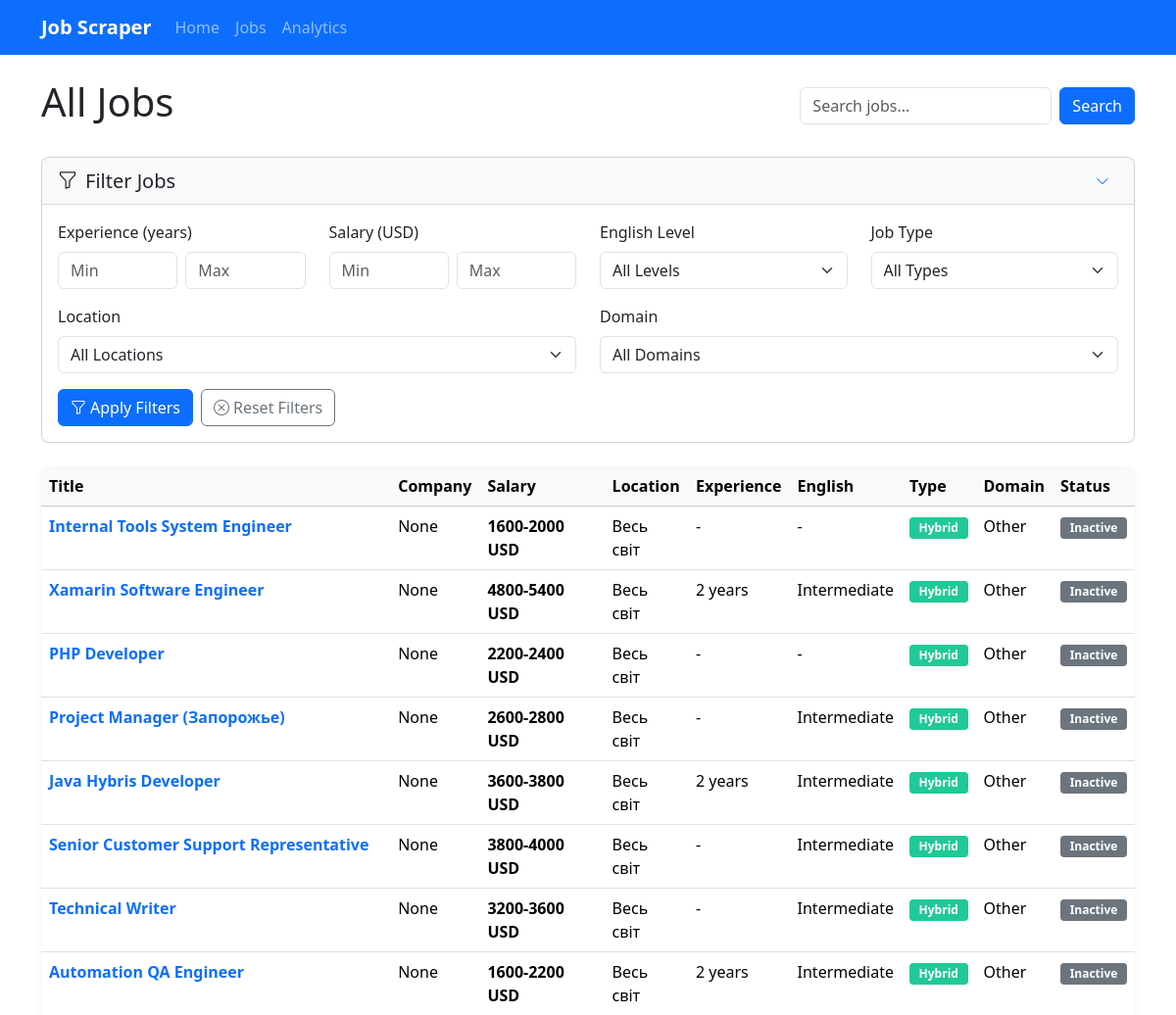
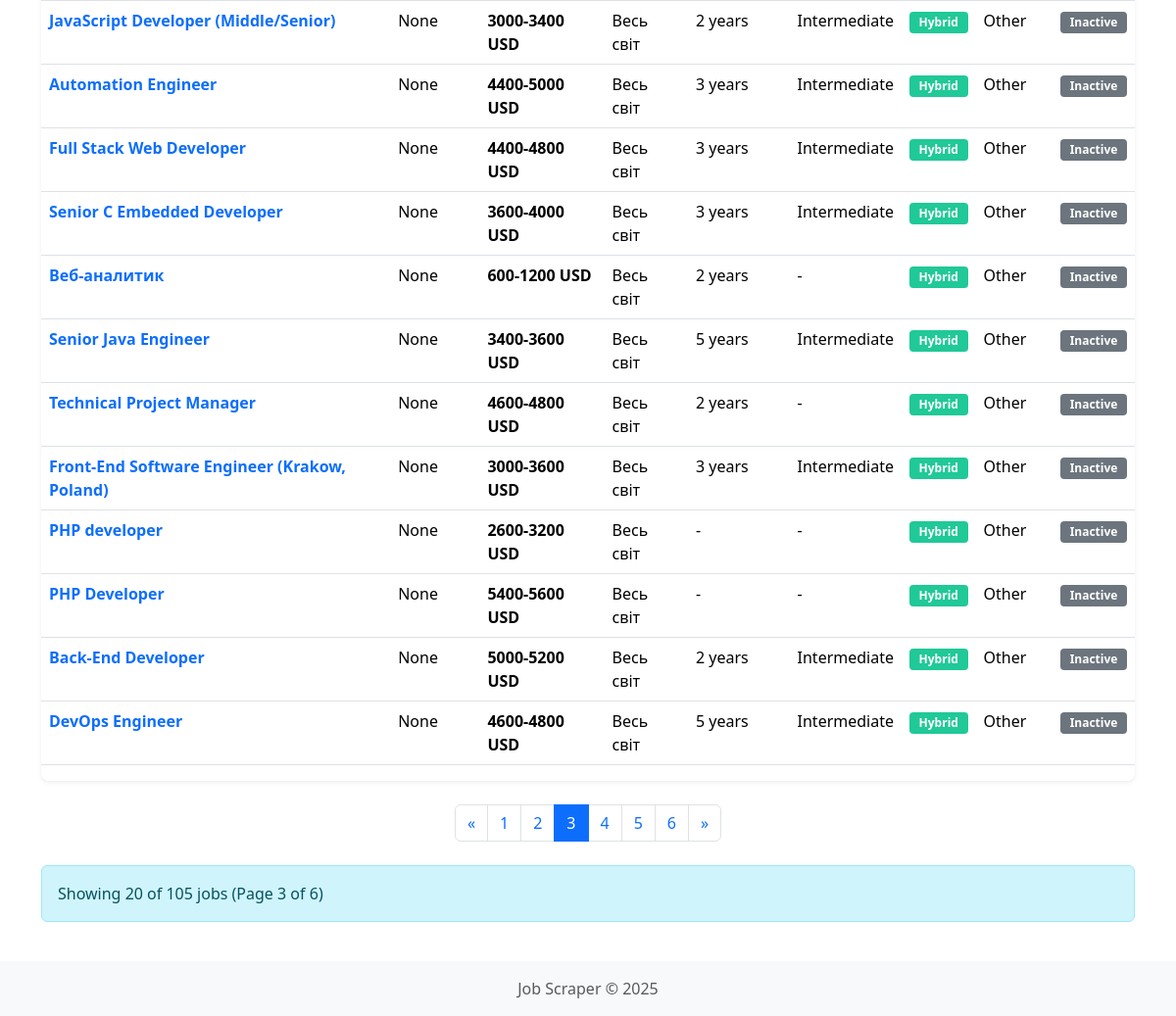
The page /jobs?query=&page=3&experience_min=&experience_max=&salary_min=&salary_max=&english_level=&location=&job_type=&domain= on the database its author committed (2 pictures, top to bottom).
### database/models.py (models this page shows)
class Job(Base):
    __tablename__ = 'jobs'
    id = Column(Integer, primary_key=True)
    job_id = Column(String(50), unique=True)
    title = Column(String(255))
    title_en = Column(String(255))
    company_name = Column(String(255))
    company_name_en = Column(String(255))
    salary_min = Column(Float, nullable=True)
    salary_max = Column(Float, nullable=True)
    currency = Column(String(3), default='USD')
    description = Column(Text)
    description_en = Column(Text)
    location = Column(String(255))
    location_en = Column(String(255))
    experience_years = Column(Integer, nullable=True)
    english_level = Column(String(50), nullable=True)
    job_type = Column(String(50))  # Remote, Office, Hybrid
    employment_type = Column(String(50))  # Full-time, Part-time, Contract
    category = Column(String(100))
    category_en = Column(String(100))
    domain = Column(String(100), nullable=True)
    domain_en = Column(String(100), nullable=True)
    url = Column(String(255))
    posted_date = Column(DateTime, nullable=True)
    created_at = Column(DateTime, server_default=func.now())
    updated_at = Column(DateTime, server_default=func.now(), onupdate=func.now())
    is_active = Column(Boolean, default=True)
    def to_dict(self):
        return {
            'id': self.id,
            'job_id': self.job_id,
            'title': self.title_en or self.title,
            'company_name': self.company_name_en or self.company_name,
            'salary_min': self.salary_min,
            'salary_max': self.salary_max,
            'currency': self.currency,
            'description': self.description_en or self.description,
            'location': self.location_en or self.location,
            'experience_years': self.experience_years,
            'english_level': self.english_level,
            'job_type': self.job_type,
            'employment_type': self.employment_type,
            'category': self.category_en or self.category,
            'domain': self.domain_en or self.domain,
            'url': self.url,
            'posted_date': self.posted_date.isoformat() if self.posted_date else None,
            'created_at': self.created_at.isoformat() if self.created_at else None,
            'updated_at': self.updated_at.isoformat() if self.updated_at else None,
            'is_active': self.is_active
        }

### web/routes.py (the view)
    @web_bp.route('/jobs', methods=['GET'])
    def jobs():
        page = request.args.get('page', 1, type=int)
        per_page = request.args.get('per_page', 20, type=int)
        query = request.args.get('query', '')
        experience_min = request.args.get('experience_min', '', type=str)
        experience_max = request.args.get('experience_max', '', type=str)
        salary_min = request.args.get('salary_min', '', type=str)
        salary_max = request.args.get('salary_max', '', type=str)
        english_level = request.args.get('english_level', '')
        location = request.args.get('location', '')
        job_type = request.args.get('job_type', '')
        domain = request.args.get('domain', '')
        if query:
            all_jobs = db.search_jobs(query)
        else:
            all_jobs = db.get_all_jobs()
        filtered_jobs = []
        for job in all_jobs:
            if experience_min and (not job.get('experience_years') or job['experience_years'] < int(experience_min)):
                continue
            if experience_max and (not job.get('experience_years') or job['experience_years'] > int(experience_max)):
                continue
            if salary_min and (not job.get('salary_min') or job['salary_min'] < float(salary_min)):
                continue
            if salary_max and (not job.get('salary_max') or job['salary_max'] > float(salary_max)):
                continue
            if english_level and job.get('english_level') != english_level:
                continue
            if location and (not job.get('location') or location.lower() not in job['location'].lower()):
                continue
            if job_type and job.get('job_type') != job_type:
                continue
            if domain and job.get('domain') != domain:
                continue
            filtered_jobs.append(job)
        filter_metadata = {
            'english_levels': sorted(list(set(job.get('english_level') for job in all_jobs if job.get('english_level')))),
            'locations': sorted(list(set(job.get('location') for job in all_jobs if job.get('location')))),
            'job_types': sorted(list(set(job.get('job_type') for job in all_jobs if job.get('job_type')))),
            'domains': sorted(list(set(job.get('domain') for job in all_jobs if job.get('domain')))),
        }
        total_jobs = len(filtered_jobs)
        total_pages = (total_jobs + per_page - 1) // per_page
        start_index = (page - 1) * per_page
        end_index = min(start_index + per_page, total_jobs)
        paginated_jobs = filtered_jobs[start_index:end_index]
        return render_template(
            'jobs.html',
            jobs=paginated_jobs,
            query=query,
            page=page,
            per_page=per_page,
            total_jobs=total_jobs,
            total_pages=total_pages,
            experience_min=experience_min,
            experience_max=experience_max,
            salary_min=salary_min,
            salary_max=salary_max,
            english_level=english_level,
            location=location,
            job_type=job_type,
            domain=domain,
            filter_metadata=filter_metadata
        )

### app.py (called while the page is built)
        @self.app.context_processor
        def inject_now():
            return {'now': datetime.datetime.now()}

### database/db.py (called while the page is built)
    def get_session(self):
        return self.Session()

    def get_all_jobs(self):
        session = self.get_session()
        try:
            jobs = session.query(Job).all()
            return [job.to_dict() for job in jobs]
        finally:
            session.close()

### web/templates/jobs.html (shortened to what this page needs)
{% extends 'base.html' %}
{% block content %}
<div class="d-flex justify-content-between align-items-center mb-4">
    <h1>{% if query %}Search Results for "{{ query }}"{% else %}All Jobs{% endif %}</h1>
    <form method="GET" action="{{ url_for('web.jobs') }}" class="d-flex">
        <input type="text" name="query" class="form-control me-2" placeholder="Search jobs..." value="{{ query }}">
        <button type="submit" class="btn btn-primary">Search</button>
    </form>
</div>
<div class="card filter-card mb-4">
    <div class="card-header">
        <h5 class="mb-0 d-flex justify-content-between align-items-center">
            <span>
                <i class="bi bi-funnel me-2"></i>Filter Jobs
            </span>
            <button class="btn btn-sm btn-link text-decoration-none" type="button" data-bs-toggle="collapse" data-bs-target="#filterCollapse" aria-expanded="false" aria-controls="filterCollapse">
                <i class="bi bi-chevron-down"></i>
            </button>
        </h5>
    </div>
    <div class="collapse show" id="filterCollapse">
        <div class="card-body">
            <form method="GET" action="{{ url_for('web.jobs') }}" id="filter-form">
                <div class="row">
                    <div class="col-md-6 col-lg-3 mb-3">
                        <label class="form-label">Experience (years)</label>
                        <div class="d-flex">
                            <input type="number" class="form-control me-2" name="experience_min" placeholder="Min" value="{{ experience_min }}" min="0">
                            <input type="number" class="form-control" name="experience_max" placeholder="Max" value="{{ experience_max }}" min="0">
                        </div>
                    </div>
                    <div class="col-md-6 col-lg-3 mb-3">
                        <label class="form-label">Salary (USD)</label>
                        <div class="d-flex">
                            <input type="number" class="form-control me-2" name="salary_min" placeholder="Min" value="{{ salary_min }}" min="0">
                            <input type="number" class="form-control" name="salary_max" placeholder="Max" value="{{ salary_max }}" min="0">
                        </div>
                    </div>
                    <div class="col-md-6 col-lg-3 mb-3">
                        <label class="form-label">English Level</label>
                        <select class="form-select" name="english_level">
                            <option value="" {% if not english_level %}selected{% endif %}>All Levels</option>
                        </select>
                    </div>
                    <div class="col-md-6 col-lg-3 mb-3">
                        <label class="form-label">Job Type</label>
                        <select class="form-select" name="job_type">
                            <option value="" {% if not job_type %}selected{% endif %}>All Types</option>
                        </select>
                    </div>
                    <div class="col-md-6 mb-3">
                        <label class="form-label">Location</label>
                        <select class="form-select" name="location">
                            <option value="" {% if not location %}selected{% endif %}>All Locations</option>
                        </select>
                    </div>
                    <div class="col-md-6 mb-3">
                        <label class="form-label">Domain</label>
                        <select class="form-select" name="domain">
                            <option value="" {% if not domain %}selected{% endif %}>All Domains</option>
                        </select>
                    </div>
                </div>
                <div class="d-flex gap-2">
                    <button type="submit" class="btn btn-primary">
                        <i class="bi bi-funnel me-1"></i>Apply Filters
                    </button>
                    <a href="{{ url_for('web.jobs', query=query) }}" class="btn btn-outline-secondary">
                        <i class="bi bi-x-circle me-1"></i>Reset Filters
                    </a>
                </div>
            </form>
        </div>
    </div>
</div>
{% if jobs %}
    <div class="table-responsive">
        <table class="table table-hover">
            <thead class="table-light">
                <tr>
                    <th>Title</th>
                    <th>Company</th>
                    <th>Salary</th>
                    <th>Location</th>
                    <th>Experience</th>
                    <th>English</th>
                    <th>Type</th>
                    <th>Domain</th>
                    <th>Status</th>
                </tr>
            </thead>
            <tbody>
                {% for job in jobs %}
                <tr class="job-row" data-job-id="{{ job.job_id }}">
                    <td>
                        <a href="{{ job.url }}" target="_blank" class="fw-bold text-decoration-none">
                            {{ job.title }}
                        </a>
                    </td>
                    <td>{{ job.company_name }}</td>
                    <td class="salary">
                        {% if job.salary_min or job.salary_max %}
                            {% if job.salary_min and job.salary_max %}
                                {{ job.salary_min|int }}-{{ job.salary_max|int }} {{ job.currency }}
                            {% elif job.salary_min %}
                                from {{ job.salary_min|int }} {{ job.currency }}
                            {% elif job.salary_max %}
                                up to {{ job.salary_max|int }} {{ job.currency }}
                            {% endif %}
                        {% else %}
                            -
                        {% endif %}
                    </td>
                    <td>{{ job.location }}</td>
                    <td>
                        {% if job.experience_years %}
                            {{ job.experience_years }} year{% if job.experience_years != 1 %}s{% endif %}
                        {% else %}
                            -
                        {% endif %}
                    </td>
                    <td>{{ job.english_level or '-' }}</td>
                    <td>
                        {% if job.job_type == 'Remote' %}
                            <span class="badge badge-remote">Remote</span>
                        {% elif job.job_type == 'Office' %}
                            <span class="badge badge-office">Office</span>
                        {% else %}
                            <span class="badge badge-hybrid">Hybrid</span>
                        {% endif %}
                    </td>
                    <td>{{ job.domain }}</td>
                    <td>
                        {% if job.is_active %}
                            <span class="badge bg-success">Active</span>
                        {% else %}
                            <span class="badge bg-secondary">Inactive</span>
                        {% endif %}
                    </td>
                </tr>
                {% endfor %}
            </tbody>
        </table>
    </div>
    {% if total_pages > 1 %}
    <nav aria-label="Job pagination" class="my-4">
        <ul class="pagination justify-content-center">
            <li class="page-item {% if page == 1 %}disabled{% endif %}">
                <a class="page-link" href="{{ url_for('web.jobs', query=query, page=page-1, experience_min=experience_min, experience_max=experience_max, salary_min=salary_min, salary_max=salary_max, english_level=english_level, location=location, job_type=job_type, domain=domain) }}" aria-label="Previous">
                    <span aria-hidden="true">&laquo;</span>
                </a>
            </li>
            {% set start_page = [1, page - 2]|max %}
            {% set end_page = [total_pages, page + 2]|min %}
            {% for p in range(start_page, end_page + 1) %}
                <li class="page-item {% if p == page %}active{% endif %}">
                    <a class="page-link" href="{{ url_for('web.jobs', query=query, page=p, experience_min=experience_min, experience_max=experience_max, salary_min=salary_min, salary_max=salary_max, english_level=english_level, location=location, job_type=job_type, domain=domain) }}">{{ p }}</a>
                </li>
            {% endfor %}
            {% if end_page < total_pages %}
                <li class="page-item">
                    <a class="page-link" href="{{ url_for('web.jobs', query=query, page=total_pages, experience_min=experience_min, experience_max=experience_max, salary_min=salary_min, salary_max=salary_max, english_level=english_level, location=location, job_type=job_type, domain=domain) }}">{{ total_pages }}</a>
                </li>
            {% endif %}
            <li class="page-item {% if page == total_pages %}disabled{% endif %}">
                <a class="page-link" href="{{ url_for('web.jobs', query=query, page=page+1, experience_min=experience_min, experience_max=experience_max, salary_min=salary_min, salary_max=salary_max, english_level=english_level, location=location, job_type=job_type, domain=domain) }}" aria-label="Next">
                    <span aria-hidden="true">&raquo;</span>
                </a>
            </li>
        </ul>
    </nav>
    {% endif %}
    <div class="alert alert-info">
        <p class="mb-0">
            Showing {{ jobs|length }} of {{ total_jobs }} job{% if total_jobs != 1 %}s{% endif %}
            (Page {{ page }} of {{ total_pages }})
        </p>
    </div>
{% endif %}
{% endblock %}

### static/css/styles.css (style rules this page uses)
body { display: flex; flex-direction: column; min-height: 100vh; }
.table-responsive { border-radius: 0.5rem; overflow: hidden; box-shadow: 0 0.125rem 0.25rem rgba(0, 0, 0, 0.075); }
.table thead { position: sticky; top: 0; z-index: 1; }
.job-row { cursor: pointer; }
.card { border-radius: 0.5rem; overflow: hidden; }
.card-header { border-radius: 0 !important; }
.badge { padding: 0.4em 0.8em; border-radius: 0.25rem; }
.badge-hybrid { background-color: #20c997; color: white; }

### web/templates/jobs.html (style rules this page uses)
.salary { font-weight: bold; color: #28a745; }
.badge-hybrid { background-color: #20c997; color: white; }
.filter-card { margin-bottom: 1.5rem; border-radius: 0.5rem; transition: box-shadow 0.3s ease; }
.filter-card .card-header { background-color: #f8f9fa; border-bottom: 1px solid rgba(0,0,0,0.125); }

### rows shown on the page
Job: title "Internal Tools System Engineer", company_name "None", salary_min "1600", salary_max "2000", currency "USD", location "Весь світ", english_level "-", job_type "Hybrid", domain "Other"
Job: title "Xamarin Software Engineer", company_name "None", salary_min "4800", salary_max "5400", currency "USD", location "Весь світ", experience_years "2", english_level "Intermediate", job_type "Hybrid", domain "Other"
Job: title "PHP Developer", company_name "None", salary_min "2200", salary_max "2400", currency "USD", location "Весь світ", english_level "-", job_type "Hybrid", domain "Other"
Job: title "Project Manager (Запорожье)", company_name "None", salary_min "2600", salary_max "2800", currency "USD", location "Весь світ", english_level "Intermediate", job_type "Hybrid", domain "Other"
Job: title "Java Hybris Developer", company_name "None", salary_min "3600", salary_max "3800", currency "USD", location "Весь світ", experience_years "2", english_level "Intermediate", job_type "Hybrid", domain "Other"
Job: title "Senior Сustomer Support Representative", company_name "None", salary_min "3800", salary_max "4000", currency "USD", location "Весь світ", english_level "Intermediate", job_type "Hybrid", domain "Other"
Job: title "Technical Writer", company_name "None", salary_min "3200", salary_max "3600", currency "USD", location "Весь світ", english_level "Intermediate", job_type "Hybrid", domain "Other"
Job: title "Automation QA Engineer", company_name "None", salary_min "1600", salary_max "2200", currency "USD", location "Весь світ", experience_years "2", english_level "Intermediate", job_type "Hybrid", domain "Other"
Job: title "JavaScript Developer (Middle/Senior)", company_name "None", salary_min "3000", salary_max "3400", currency "USD", location "Весь світ", experience_years "2", english_level "Intermediate", job_type "Hybrid", domain "Other"
Job: title "Automation Engineer", company_name "None", salary_min "4400", salary_max "5000", currency "USD", location "Весь світ", experience_years "3", english_level "Intermediate", job_type "Hybrid", domain "Other"
Job: title "Full Stack Web Developer", company_name "None", salary_min "4400", salary_max "4800", currency "USD", location "Весь світ", experience_years "3", english_level "Intermediate", job_type "Hybrid", domain "Other"
Job: title "Senior C Embedded Developer", company_name "None", salary_min "3600", salary_max "4000", currency "USD", location "Весь світ", experience_years "3", english_level "Intermediate", job_type "Hybrid", domain "Other"
Job: title "Веб-аналитик", company_name "None", salary_min "600", salary_max "1200", currency "USD", location "Весь світ", experience_years "2", english_level "-", job_type "Hybrid", domain "Other"
Job: title "Senior Java Engineer", company_name "None", salary_min "3400", salary_max "3600", currency "USD", location "Весь світ", experience_years "5", english_level "Intermediate", job_type "Hybrid", domain "Other"
Job: title "Technical Project Manager", company_name "None", salary_min "4600", salary_max "4800", currency "USD", location "Весь світ", experience_years "2", english_level "-", job_type "Hybrid", domain "Other"
Job: title "Front-End Software Engineer (Krakow, Poland)", company_name "None", salary_min "3000", salary_max "3600", currency "USD", location "Весь світ", experience_years "3", english_level "Intermediate", job_type "Hybrid", domain "Other"
Job: title "PHP developer", company_name "None", salary_min "2600", salary_max "3200", currency "USD", location "Весь світ", english_level "-", job_type "Hybrid", domain "Other"
Job: title "PHP Developer", company_name "None", salary_min "5400", salary_max "5600", currency "USD", location "Весь світ", english_level "-", job_type "Hybrid", domain "Other"
Job: title "Back-End Developer", company_name "None", salary_min "5000", salary_max "5200", currency "USD", location "Весь світ", experience_years "2", english_level "Intermediate", job_type "Hybrid", domain "Other"
Job: title "DevOps Engineer", company_name "None", salary_min "4600", salary_max "4800", currency "USD", location "Весь світ", experience_years "5", english_level "Intermediate", job_type "Hybrid", domain "Other"

### other values the page prints
{{ p }} "1" "2" "3" "4" "5"
{{ total_pages }} "6"
{{ jobs|length }} "20"
{{ total_jobs }} "105"
{{ page }} "3"
